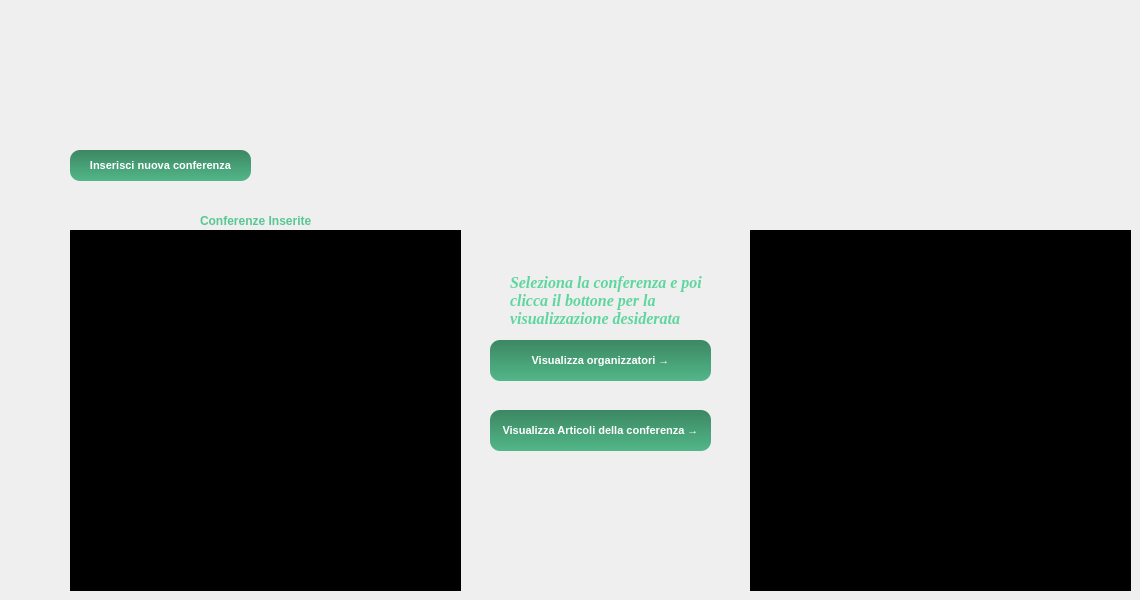
    <widget class="QWidget" name="paginaVisualizzaConferenze">
     <widget class="QLabel" name="label_29">
      <property name="geometry">
       <rect>
        <x>200</x>
        <y>210</y>
        <width>131</width>
        <height>21</height>
       </rect>
      </property>
      <property name="font">
       <font>
        <family>Tahoma</family>
        <pointsize>9</pointsize>
        <weight>75</weight>
        <bold>true</bold>
       </font>
      </property>
      <property name="styleSheet">
       <string notr="true">color: rgb(89, 199, 148);</string>
      </property>
      <property name="text">
       <string>Conferenze Inserite</string>
      </property>
     </widget>
     <widget class="QListWidget" name="tutteLeConferenze">
      <property name="geometry">
       <rect>
        <x>70</x>
        <y>230</y>
        <width>391</width>
        <height>361</height>
       </rect>
      </property>
      <property name="font">
       <font>
        <family>Tahoma</family>
        <weight>75</weight>
        <bold>true</bold>
       </font>
      </property>
      <property name="styleSheet">
       <string notr="true">QListWidget{
background-color: rgb(0, 0, 0);
color: rgb(96, 214, 159);
}

  QListWidget::item:selected {
   background-color: rgb(96, 214, 159);
 }
</string>
      </property>
     </widget>
     <widget class="QPushButton" name="bottoneVisualizzaOrganizzatori">
      <property name="geometry">
       <rect>
        <x>490</x>
        <y>340</y>
        <width>221</width>
        <height>41</height>
       </rect>
      </property>
      <property name="font">
       <font>
        <family>Tahoma</family>
        <pointsize>8</pointsize>
        <weight>75</weight>
        <bold>true</bold>
       </font>
      </property>
      <property name="styleSheet">
       <string notr="true">QPushButton{
	background-color: qlineargradient(spread:pad, x1:1, y1:0, x2:1, y2:1, stop:0 rgba(60, 135, 99, 255), stop:1 rgba(82, 183, 136, 255));
	color: rgb(255, 255, 255);
	border-radius: 10px;
}

QPushButton:hover{
	background-color: rgb(60, 134, 99);
}
QPushButton:pressed {
	background-color: rgb(43, 97, 72);
}
</string>
      </property>
      <property name="text">
       <string>Visualizza organizzatori →</string>
      </property>
     </widget>
     <widget class="QListWidget" name="visualizzatoreConferenza">
      <property name="geometry">
       <rect>
        <x>750</x>
        <y>230</y>
        <width>381</width>
        <height>361</height>
       </rect>
      </property>
      <property name="font">
       <font>
        <family>Tahoma</family>
        <weight>75</weight>
        <bold>true</bold>
       </font>
      </property>
      <property name="styleSheet">
       <string notr="true">QListWidget{
background-color: rgb(0, 0, 0);
color: rgb(96, 214, 159);
}

  QListWidget::item:selected {
   background-color: rgb(96, 214, 159);
 }
</string>
      </property>
     </widget>
     <widget class="QPushButton" name="bottoneVisualizzaArticoliConf">
      <property name="geometry">
       <rect>
        <x>490</x>
        <y>410</y>
        <width>221</width>
        <height>41</height>
       </rect>
      </property>
      <property name="font">
       <font>
        <family>Tahoma</family>
        <pointsize>8</pointsize>
        <weight>75</weight>
        <bold>true</bold>
       </font>
      </property>
      <property name="styleSheet">
       <string notr="true">QPushButton{
	background-color: qlineargradient(spread:pad, x1:1, y1:0, x2:1, y2:1, stop:0 rgba(60, 135, 99, 255), stop:1 rgba(82, 183, 136, 255));
	color: rgb(255, 255, 255);
	border-radius: 10px;
}

QPushButton:hover{
	background-color: rgb(60, 134, 99);
}
QPushButton:pressed {
	background-color: rgb(43, 97, 72);
}
</string>
      </property>
      <property name="text">
       <string>Visualizza Articoli della conferenza →</string>
      </property>
     </widget>
     <widget class="QPushButton" name="bottoneIndietroConf">
      <property name="geometry">
       <rect>
        <x>70</x>
        <y>150</y>
        <width>181</width>
        <height>31</height>
       </rect>
      </property>
      <property name="font">
       <font>
        <family>Tahoma</family>
        <pointsize>8</pointsize>
        <weight>75</weight>
        <bold>true</bold>
       </font>
      </property>
      <property name="styleSheet">
       <string notr="true">QPushButton{
	background-color: qlineargradient(spread:pad, x1:1, y1:0, x2:1, y2:1, stop:0 rgba(60, 135, 99, 255), stop:1 rgba(82, 183, 136, 255));
	color: rgb(255, 255, 255);
	border-radius: 10px;
}

QPushButton:hover{
	background-color: rgb(60, 134, 99);
}
QPushButton:pressed {
	background-color: rgb(43, 97, 72);
}
</string>
      </property>
      <property name="text">
       <string>Inserisci nuova conferenza</string>
      </property>
     </widget>
     <widget class="QLabel" name="label_57">
      <property name="geometry">
       <rect>
        <x>510</x>
        <y>270</y>
        <width>201</width>
        <height>61</height>
       </rect>
      </property>
      <property name="font">
       <font>
        <family>Times New Roman</family>
        <pointsize>12</pointsize>
        <weight>75</weight>
        <italic>true</italic>
        <bold>true</bold>
       </font>
      </property>
      <property name="styleSheet">
       <string notr="true">color: rgb(96, 214, 159);
</string>
      </property>
      <property name="text">
       <string>Seleziona la conferenza e poi clicca il bottone per la visualizzazione desiderata</string>
      </property>
      <property name="wordWrap">
       <bool>true</bool>
      </property>
     </widget>
    </widget>
